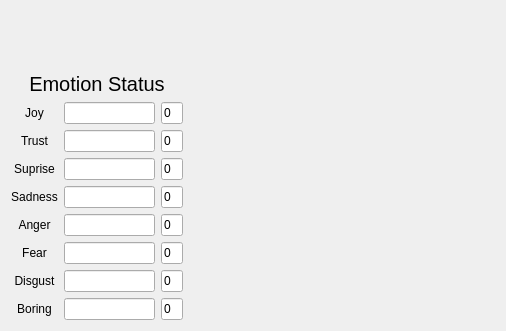
   <widget class="QWidget" name="horizontalLayoutWidget_5">
    <property name="geometry">
     <rect>
      <x>220</x>
      <y>10</y>
      <width>506</width>
      <height>331</height>
     </rect>
    </property>
    <layout class="QHBoxLayout" name="horizontalLayout_6" stretch="1,2">
     <item>
      <layout class="QVBoxLayout" name="verticalLayout_9" stretch="1,8">
       <property name="sizeConstraint">
        <enum>QLayout::SetDefaultConstraint</enum>
       </property>
       <item>
        <widget class="QLabel" name="label_17">
         <property name="font">
          <font>
           <pointsize>15</pointsize>
          </font>
         </property>
         <property name="layoutDirection">
          <enum>Qt::LeftToRight</enum>
         </property>
         <property name="text">
          <string>Emotion Status</string>
         </property>
         <property name="textFormat">
          <enum>Qt::PlainText</enum>
         </property>
         <property name="alignment">
          <set>Qt::AlignBottom|Qt::AlignHCenter</set>
         </property>
        </widget>
       </item>
       <item>
        <layout class="QGridLayout" name="gridLayout_2" columnstretch="1,3,1" columnminimumwidth="0,0,0">
         <property name="sizeConstraint">
          <enum>QLayout::SetMinimumSize</enum>
         </property>
         <item row="1" column="2">
          <widget class="QLineEdit" name="lineEdit_emotion2">
           <property name="text">
            <string>0</string>
           </property>
          </widget>
         </item>
         <item row="5" column="2">
          <widget class="QLineEdit" name="lineEdit_emotion6">
           <property name="text">
            <string>0</string>
           </property>
          </widget>
         </item>
         <item row="3" column="0">
          <widget class="QLabel" name="label_8">
           <property name="text">
            <string>Sadness</string>
           </property>
           <property name="alignment">
            <set>Qt::AlignCenter</set>
           </property>
          </widget>
         </item>
         <item row="7" column="1">
          <widget class="QProgressBar" name="progressBar_emotion8">
           <property name="styleSheet">
            <string notr="true">QProgressBar::chunk{background:green}</string>
           </property>
           <property name="value">
            <number>0</number>
           </property>
           <property name="textVisible">
            <bool>false</bool>
           </property>
          </widget>
         </item>
         <item row="7" column="2">
          <widget class="QLineEdit" name="lineEdit_emotion8">
           <property name="text">
            <string>0</string>
           </property>
          </widget>
         </item>
         <item row="0" column="2">
          <widget class="QLineEdit" name="lineEdit_emotion1">
           <property name="text">
            <string>0</string>
           </property>
          </widget>
         </item>
         <item row="4" column="0">
          <widget class="QLabel" name="label_9">
           <property name="contextMenuPolicy">
            <enum>Qt::ActionsContextMenu</enum>
           </property>
           <property name="text">
            <string>Anger</string>
           </property>
           <property name="alignment">
            <set>Qt::AlignCenter</set>
           </property>
          </widget>
         </item>
         <item row="7" column="0">
          <widget class="QLabel" name="label_12">
           <property name="contextMenuPolicy">
            <enum>Qt::ActionsContextMenu</enum>
           </property>
           <property name="text">
            <string>Boring</string>
           </property>
           <property name="alignment">
            <set>Qt::AlignCenter</set>
           </property>
          </widget>
         </item>
         <item row="1" column="1">
          <widget class="QProgressBar" name="progressBar_emotion2">
           <property name="styleSheet">
            <string notr="true">QProgressBar::chunk{background:green}</string>
           </property>
           <property name="value">
            <number>0</number>
           </property>
           <property name="textVisible">
            <bool>false</bool>
           </property>
          </widget>
         </item>
         <item row="4" column="2">
          <widget class="QLineEdit" name="lineEdit_emotion5">
           <property name="text">
            <string>0</string>
           </property>
          </widget>
         </item>
         <item row="6" column="2">
          <widget class="QLineEdit" name="lineEdit_emotion7">
           <property name="text">
            <string>0</string>
           </property>
          </widget>
         </item>
         <item row="0" column="1">
          <widget class="QProgressBar" name="progressBar_emotion1">
           <property name="styleSheet">
            <string notr="true">QProgressBar::chunk{background:green}</string>
           </property>
           <property name="value">
            <number>0</number>
           </property>
           <property name="textVisible">
            <bool>false</bool>
           </property>
          </widget>
         </item>
         <item row="2" column="2">
          <widget class="QLineEdit" name="lineEdit_emotion3">
           <property name="text">
            <string>0</string>
           </property>
          </widget>
         </item>
         <item row="0" column="0">
          <widget class="QLabel" name="label_5">
           <property name="text">
            <string>Joy</string>
           </property>
           <property name="alignment">
            <set>Qt::AlignCenter</set>
           </property>
          </widget>
         </item>
         <item row="3" column="2">
          <widget class="QLineEdit" name="lineEdit_emotion4">
           <property name="text">
            <string>0</string>
           </property>
          </widget>
         </item>
         <item row="3" column="1">
          <widget class="QProgressBar" name="progressBar_emotion4">
           <property name="styleSheet">
            <string notr="true">QProgressBar::chunk{background:green}</string>
           </property>
           <property name="value">
            <number>0</number>
           </property>
           <property name="textVisible">
            <bool>false</bool>
           </property>
          </widget>
         </item>
         <item row="2" column="1">
          <widget class="QProgressBar" name="progressBar_emotion3">
           <property name="styleSheet">
            <string notr="true">QProgressBar::chunk{background:green}</string>
           </property>
           <property name="value">
            <number>0</number>
           </property>
           <property name="textVisible">
            <bool>false</bool>
           </property>
          </widget>
         </item>
         <item row="6" column="0">
          <widget class="QLabel" name="label_11">
           <property name="contextMenuPolicy">
            <enum>Qt::ActionsContextMenu</enum>
           </property>
           <property name="text">
            <string>Disgust</string>
           </property>
           <property name="alignment">
            <set>Qt::AlignCenter</set>
           </property>
          </widget>
         </item>
         <item row="1" column="0">
          <widget class="QLabel" name="label_6">
           <property name="text">
            <string>Trust</string>
           </property>
           <property name="alignment">
            <set>Qt::AlignCenter</set>
           </property>
          </widget>
         </item>
         <item row="2" column="0">
          <widget class="QLabel" name="label_7">
           <property name="text">
            <string>Suprise</string>
           </property>
           <property name="alignment">
            <set>Qt::AlignCenter</set>
           </property>
          </widget>
         </item>
         <item row="5" column="0">
          <widget class="QLabel" name="label_10">
           <property name="contextMenuPolicy">
            <enum>Qt::ActionsContextMenu</enum>
           </property>
           <property name="text">
            <string>Fear</string>
           </property>
           <property name="alignment">
            <set>Qt::AlignCenter</set>
           </property>
          </widget>
         </item>
         <item row="6" column="1">
          <widget class="QProgressBar" name="progressBar_emotion7">
           <property name="styleSheet">
            <string notr="true">QProgressBar::chunk{background:green}</string>
           </property>
           <property name="value">
            <number>0</number>
           </property>
           <property name="textVisible">
            <bool>false</bool>
           </property>
          </widget>
         </item>
         <item row="5" column="1">
          <widget class="QProgressBar" name="progressBar_emotion6">
           <property name="styleSheet">
            <string notr="true">QProgressBar::chunk{background:green}</string>
           </property>
           <property name="value">
            <number>0</number>
           </property>
           <property name="textVisible">
            <bool>false</bool>
           </property>
          </widget>
         </item>
         <item row="4" column="1">
          <widget class="QProgressBar" name="progressBar_emotion5">
           <property name="styleSheet">
            <string notr="true">QProgressBar::chunk{background:green}</string>
           </property>
           <property name="value">
            <number>0</number>
           </property>
           <property name="textVisible">
            <bool>false</bool>
           </property>
          </widget>
         </item>
        </layout>
       </item>
      </layout>
     </item>
     <item>
      <widget class="QLabel" name="label_emotion_image">
       <property name="minimumSize">
        <size>
         <width>200</width>
         <height>200</height>
        </size>
       </property>
       <property name="text">
        <string/>
       </property>
       <property name="pixmap">
        <pixmap resource="../resources/images.qrc">:/images/emotion.png</pixmap>
       </property>
       <property name="alignment">
        <set>Qt::AlignCenter</set>
       </property>
      </widget>
     </item>
    </layout>
   </widget>
